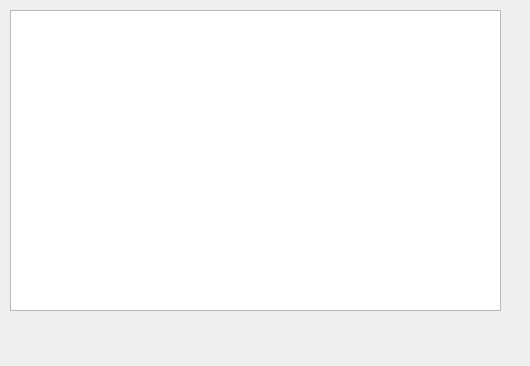
<?xml version="1.0" encoding="UTF-8"?>
<ui version="4.0">
 <class>GraphWindow</class>
 <widget class="QMainWindow" name="GraphWindow">
  <property name="geometry">
   <rect>
    <x>0</x>
    <y>0</y>
    <width>530</width>
    <height>366</height>
   </rect>
  </property>
  <property name="windowTitle">
   <string>GraphWindow</string>
  </property>
  <widget class="QWidget" name="centralwidget">
   <widget class="QGraphicsView" name="graphicsView">
    <property name="geometry">
     <rect>
      <x>10</x>
      <y>10</y>
      <width>491</width>
      <height>301</height>
     </rect>
    </property>
   </widget>
  </widget>
 </widget>
 <resources/>
 <connections/>
</ui>
